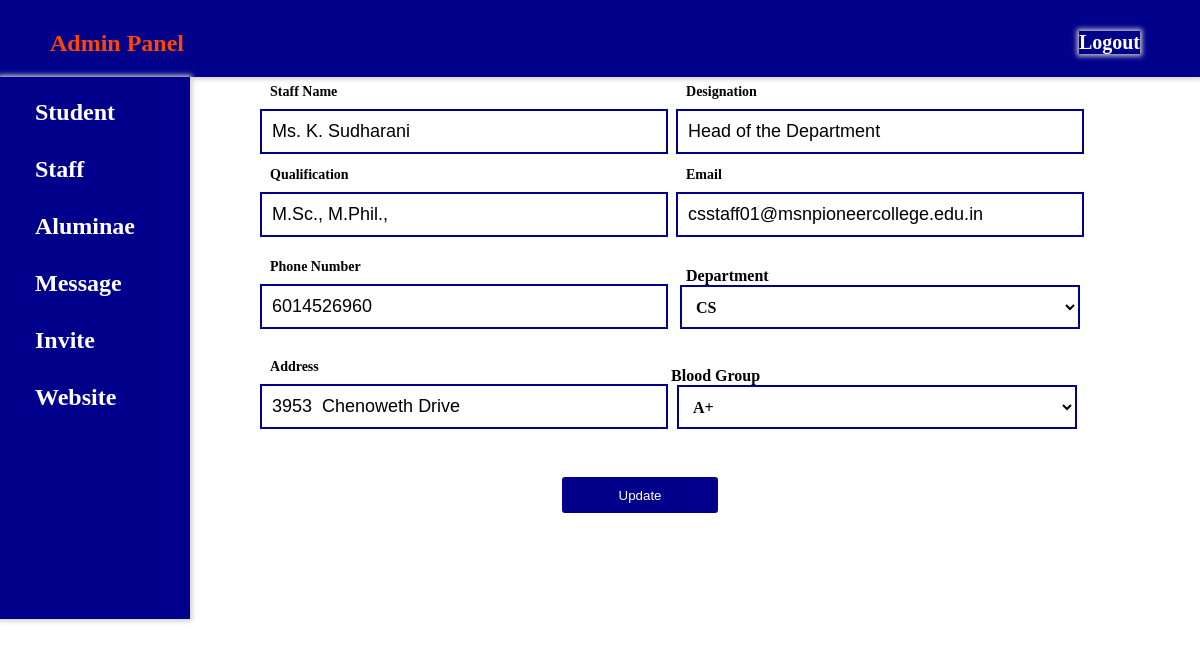
Screenshot of /staff_rec_update.php?updateid=1 with the database file from the repository.
### tables this page shows
CREATE TABLE `staffs` (
  `id` int(11) NOT NULL,
  `staff_name` varchar(100) NOT NULL,
  `designation` varchar(50) NOT NULL,
  `qualification` varchar(50) NOT NULL,
  `email` varchar(500) NOT NULL,
  `ph_no` varchar(100) NOT NULL,
  `address` text NOT NULL,
  `department` varchar(50) NOT NULL,
  `blood_grp` varchar(5) NOT NULL
);

### staff_rec_update.php (the view, shortened to what this page needs)
<?php
include 'connect.php';
$id=$_GET['updateid'];
$sql="select * from staffs where id=$id";
$result=mysqli_query($con,$sql);
$row=mysqli_fetch_assoc($result);
    $staff_name = $row['staff_name'];
    $designation = $row['designation'];
    $qualification = $row['qualification'];
    $email = $row['email'];
    $ph_no = $row['ph_no'];
    $address = $row['address'];
    $department = $row['department'];
    $blood_grp = $row['blood_grp'];
?>
<!DOCTYPE html>
<html>
<head>
	<link rel="stylesheet" type="text/css" href="admin.css">
</head>
<body>
	<div class="header">
		<h2><b><a href="admin_logged.php" style="color: orangered;">Admin Panel</a></b></h2>
		<div class="logout">
			<a href="logout.php" style="color:white;font-size: 20px;">Logout</a>
		</div>
	</div>
	<div class="container">
		<div class="menu">
			<ul>
				<li><a href="student_record.php">Student</a></li>
				<li><a href="staff_record.php">Staff</a></li>
				<li><a href="aluminae_record.php">Aluminae</a></li>
				<li><a href="admin_msg.php">Message</a></li>
				<li><a href="invite_aluminae.php">Invite</a></li>
				<li><a href="#">Website</a>
				</li>
			</ul>
	    </div>
		<div class="content">
			<form method="POST">
			  <div class="row">
			     <div class="input-group">
				    <input type="text" name="staff_name" value="<?php echo $staff_name ?>" required>
				    <label for="staff_name"> Staff Name</label>
			     </div>
			     <div class="input-group">
				    <input type="text" name="designation" value="<?php echo $designation ?>" required>
				    <label for="designation"> Designation</label>
			     </div>
			     <div class="input-group">
				    <input type="text" name="qualification" value="<?php echo $qualification ?>" required>
				    <label for="qualification"> Qualification</label>
			     </div>
			     <div class="input-group">
				    <input type="email" name="email" value="<?php echo $email ?>" required>
				    <label for="email"> Email</label>
			     </div>
			     <div class="input-group">
				    <input type="text" name="ph_no" value="<?php echo $ph_no ?>" required>
				    <label for="ph_no"> Phone Number</label>
			     </div>
			     <div class="input-group" style="position: relative; bottom:8px;">
				    <label for="department" name="department" style="position: relative; margin: 16px;"> Department</label>
				    <div class="select">
				    	<select name="department" style="left: 20px;">
				    		<option><?php echo $department ?></option>
				    	</select>
				    </div>
			     </div>
			     <div class="input-group">
				    <input type="text" name="address" value="<?php echo $address ?>" required>
				    <label for="address"> Address</label>
			     </div>
			     <div class="input-group" style="position: relative; bottom:8px;">
				    <label for="blood_grp" name="blood_grp" style="position: relative; margin: 16px;left: -15px;"> Blood Group</label>
				    <div class="select">
				    	<select name="blood_grp">
				    		<option><?php echo $blood_grp ?></option>
				    	</select>
				    </div>
			     </div>
				 <button type="submit" name="update">Update</button>
			  </div>
	        </form>
	    </div>
	</div>
</body>
</html>

### admin.css (style rules this page uses)
* { padding: 0; margin: 0; margin-bottom: 0; margin-left: 0; margin-right: 0; margin-top: 0; padding-bottom: 0; padding-left: 0; padding-right: 0; padding-top: 0; }
body { background-size: cover; box-sizing: border-box; font-family: serif,sans-serif; }
a { text-decoration: none; color: white; font-weight: bold; }
.header { background-color: darkblue; padding: 30px 60px 20px 50px; //top right bottom left box-sizing: border-box; box-shadow: 0px 0px 5px 2px #ccc; width: auto; position: sticky; top: 0; }
.logout { float: right; position: relative; top: -26px; box-sizing: border-box; box-shadow: 0px 0px 5px 2px #ccc; }
.menu { background-color: darkblue; height: 542px; padding: 2px 35px 0px 15px; box-sizing: border-box; box-shadow: 0px 0px 5px 2px #ccc; font-size: 24px; position: sticky; top: 78px; }
.menu ul { display: flex; flex-direction: column; list-style: none; }
.menu ul li { width: 100%; margin: 10px 10px 0px 10px; padding: 10px; }
.container { display: flex; }

### staff_rec_update.php (style rules this page uses)
.content { padding: 10px 0px 0px 250px; }
form { width: 100%; max-width: 600px; }
.input-group { margin-bottom: 38px; position: relative; }
input, textarea { width: 100%; padding: 10px; outline: 0; border: 2px solid darkblue; color: black; background: #fff; font-size: 18px; }
label { height: 100%; position: absolute; left: 0; top: 0; padding: 10px; color: black; font-weight: bold; cursor: text; transition: 0.2s; }
button { padding: 10px 0; color: #fff; outline: none; background: darkblue; border: 2px solid #fff; width: 20%; cursor: pointer; height: 40px; position: relative; margin-left: 300px; border-radius: 5px; }
input:focus~label, input:valid~label, textarea:focus~label, textarea:valid~label { top: -35px; font-size: 14px; }
.row { display: flex; flex-direction: row; flex-wrap: wrap; align-items: center; justify-content: space-between; width: 800px; position: relative; left: -180px; margin-top: 22px; }
.row .input-group { flex-basis: 48%; }
select { width: 400px; height: 44px; position:relative; padding: 10px; outline: 0; left: 17px; border: 2px solid darkblue; color: black; background: #fff; font-size: 16px; font-family: serif,sans-serif; font-weight: bold; }

### rows the page displays
staffs: staff_name "Ms. K. Sudharani", designation "Head of the Department", qualification "M.Sc., M.Phil.,", email "csstaff01@msnpioneercollege.edu.in", ph_no "6014526960", department "CS", address "3953 Chenoweth Drive", blood_grp "A+"
